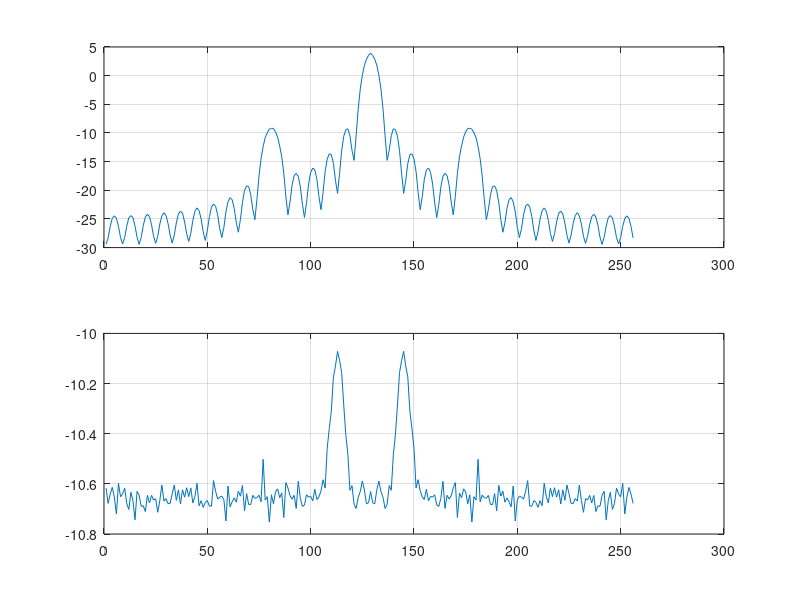

This figure's MATLAB source:
%  12/01/2015
%  test multi-resolution idea
%  periodoggram is used. 

clear;clc;%clf;close all

blk_num = 31;
M = 128;
N = 32;

stat_num = 2e2;
P = M*N;
L = N*stat_num;

sig_pow_dB = [10,0,-10];
sig_pow = 10.^(sig_pow_dB/10);

for ii = 1:blk_num
    sig_r(:,ii) = kron(randi(2,M*stat_num,1)*2-3,ones(N,1));
    sig_i(:,ii) = kron(randi(2,M*stat_num,1)*2-3,ones(N,1));
    sig(:,ii) = (sig_r(:,ii)+1j*sig_i(:,ii))/sqrt(2);
%     upsam = SampleNumberAve;
%     symbols = fix(L*2/upsam);
%     
%     clearvars data temp_data
%     hmod = modem.qammod('M', 4, 'InputType', 'integer');
%     hdesign  = fdesign.pulseshaping(upsam,'Square Root Raised Cosine');
%     hpulse = design(hdesign);
%     data = randi(4,symbols,1)-1;
%     data = modulate(hmod, data);
%     data = upsample(data,upsam);
%     temp_data = conv(data,hpulse.Numerator);
%     sig(:,ii) = temp_data./sqrt(sum(temp_data.*conj(temp_data))/length(temp_data));

end
freq_mask1 = transpose(exp(1j*6*2*pi*(1:L*M)/N));
sig(:,2) = sig(:,2).*freq_mask1;

freq_mask2 = transpose(exp(1j*2*2*pi*(1:L*M)/N));
sig(:,3) = sig(:,3).*freq_mask2;
%% a simple test with 3 interferers.
%  First two are in the same band but different subband, the third is in
%  other bands

Nn = 8*N;
%L = 8*N;
runtimes = 1e3;
bins_bands = zeros(runtimes,Nn,2);
for runindex = 1:runtimes
    sig_sum = zeros(P,1);
    CAL = randi(2,P,3)*2-3;
    sig_cache = zeros(P,3);
    start_point = randi(P*M,1,3);
    for ii=1:3
        sig_cache(:,ii) = sig(start_point(ii):start_point(ii)+P-1,ii);
        if ii ~= 3
            sig_sum = sig_sum+2*real(sig_cache(:,ii)).*CAL(:,1)*sqrt(sig_pow(ii));
        else
            sig_sum = sig_sum+2*real(sig_cache(:,ii)).*CAL(:,2)*sqrt(sig_pow(ii));
        end
    end
    
    for ii=1:2
        sig_sum_corr = sig_sum.*CAL(:,ii);
        for mm=1:P/Nn
            bins_bands_temp(:,mm) = abs(fft(sig_sum_corr((mm-1)*Nn+1:mm*Nn))/Nn).^2;
        end
        bins_bands(runindex,:,ii) = mean(bins_bands_temp,2);
    end
end
%% figure
figure
for ii=1:2
    temp = squeeze(bins_bands(:,:,ii));
    ydata = mean(temp,1);
    subplot(2,1,ii)
    plot(10*log10([ydata(Nn/2+1:end),ydata(1:Nn/2)]));
    grid on
end
